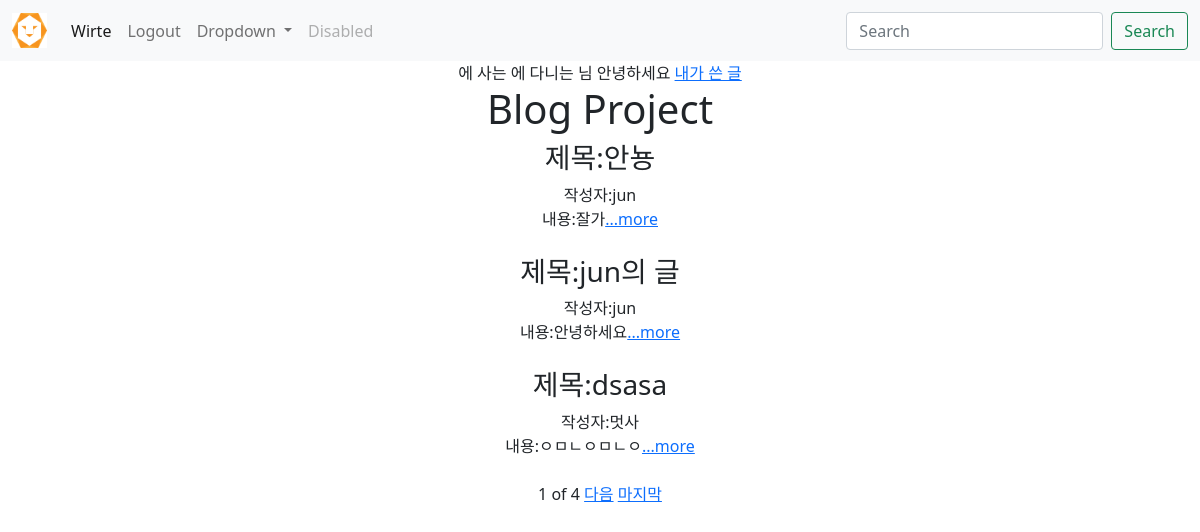
/ (signed in), run on the app's committed database.
### blog/models.py (models this page shows, shortened)
class Blog(models.Model):
    title = models.CharField(max_length=200)
    writer = models.CharField(max_length=10)
    pub_date= models.DateTimeField()
    body = models.TextField()
    image = models.ImageField(blank = True, null = True, upload_to = "blog/")
    def summary(self):
        return self.body[:100]

### blog/views.py (the view, shortened to what this page needs)
# urls.py: 2. Add a URL to urlpatterns:  path('', views.home, name='home')
def home(request):
    blogs = Blog.objects.order_by('-pub_date')
    paginator = Paginator(blogs,3)
    page = request.GET.get('page')
    blogs = paginator.get_page(page)
    search = request.GET.get('search')
    return render(request, 'home.html',{'blogs':blogs})

### blog/templates/home.html (shortened to what this page needs)
<!DOCTYPE html>
<html lang="en">
<head>
</head>
<body style="text-align: center;">
    {%extends 'base.html'%}
    {%block content%}
    {% if user.is_authenticated %}
    {{user.location}}에 사는 {{user.university}}에 다니는 {{user.nickname}}님 안녕하세요
    <a href="?search=true&writer={{user.nickname}}">내가 쓴 글</a>
    {% endif %}
    <h1>Blog Project</h1>
    <div class="container">
        {% for blog in blogs%}
           <div>
            <h3>제목:{{ blog.title }}</h3>
            작성자:{{ blog.writer }}<br>
            내용:{{ blog.summary }}<a href="{%url 'detail' blog.id%}">...more</a><br><br>
           </div>
        {% endfor %}
    </div>
    <span>{{blogs.number}}</span>
    <span>of</span>
    <span>{{blogs.paginator.num_pages}}</span>
    {% if blogs.has_next %}
    <a href="?page={{blogs.next_page_number}}">다음</a>
    <a href="?page={{blogs.paginator.num_pages}}">마지막</a>
    {% endif %}
    {%endblock%}

### data on the page
Blog: title "안뇽", writer "jun", summary "잘가"
Blog: title "jun의 글", writer "jun", summary "안녕하세요"
Blog: title "dsasa", writer "멋사", summary "ㅇㅁㄴㅇㅁㄴㅇ"

### other printed values
{{ blogs.number }} "1"
{{ blogs.paginator.num_pages }} "4"
